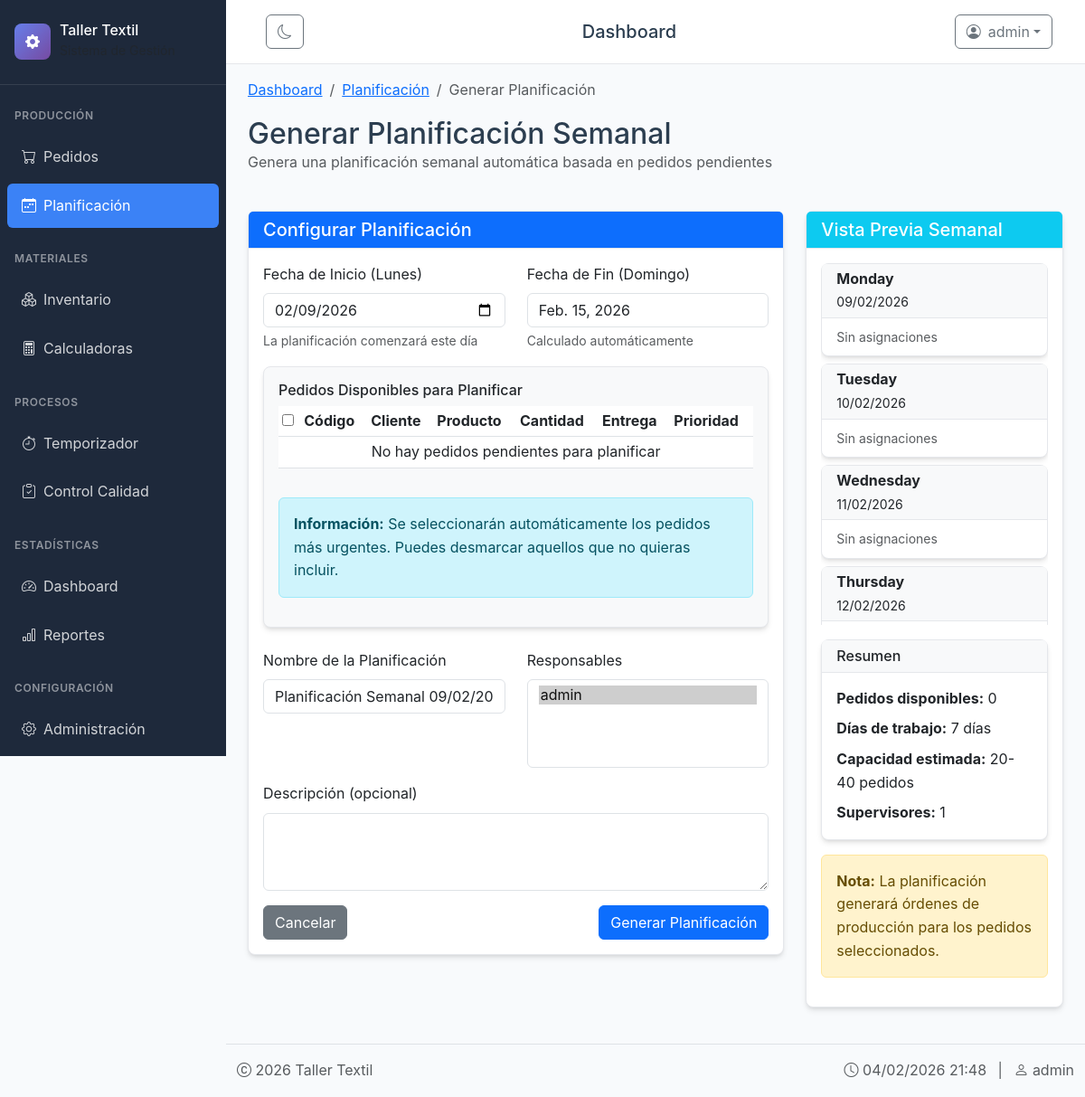
Page /planificacion/generar-semanal/ (signed in) on the earlier database version.
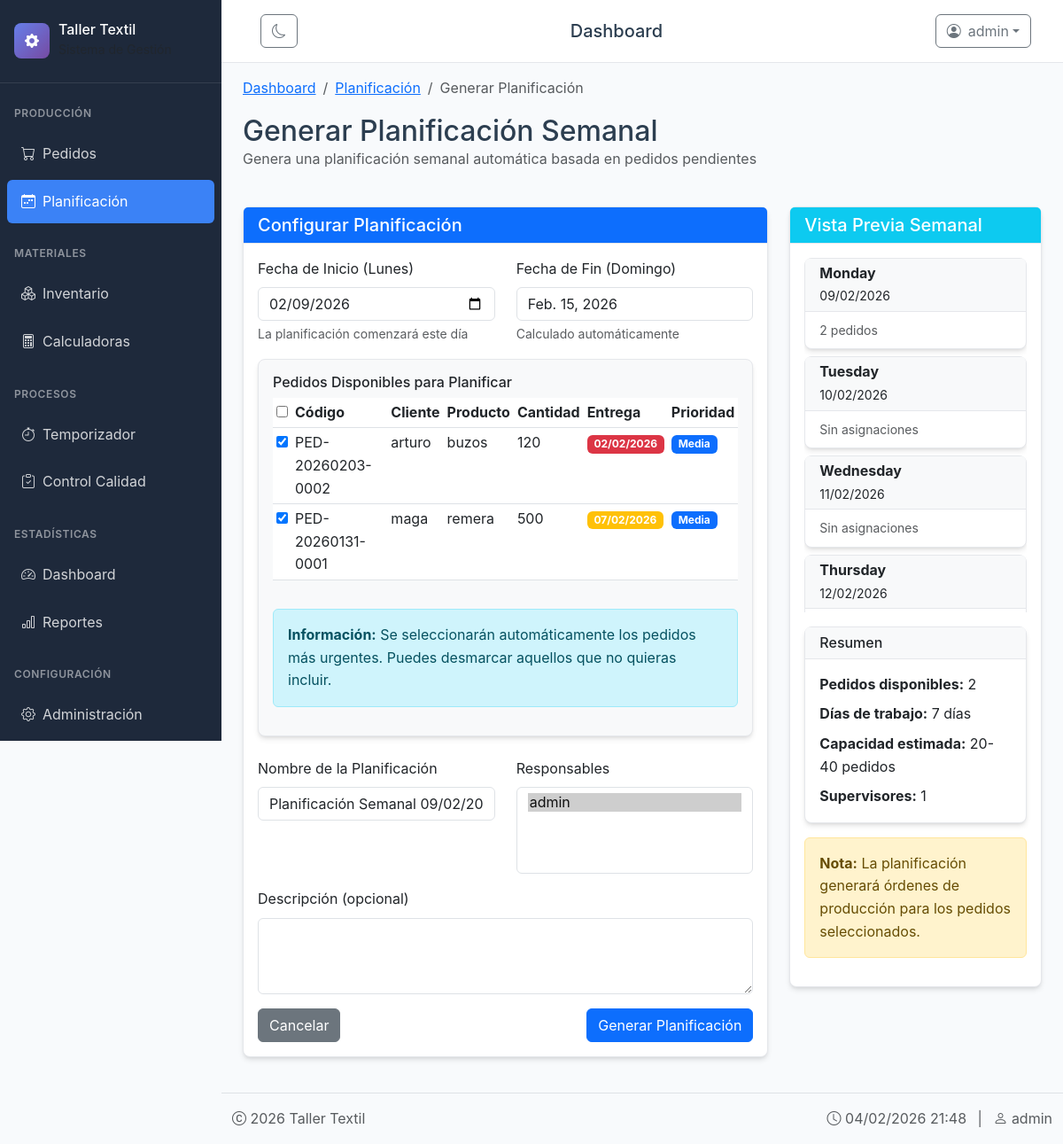
Same page on the later database version.
### produccion/models.py (models this page shows, shortened)
class Pedido(models.Model):
    ESTADO_CHOICES = [
        ('pendiente', ' Pendiente'),
        ('en_proceso', ' En Proceso'),
        ('completado', ' Completado'),
        ('cancelado', ' Cancelado'),
    ]
    PRIORIDAD_CHOICES = [
        (1, ' Baja'),
        (2, ' Media'),
        (3, ' Alta'),
        (4, ' Urgente'),
    ]
    codigo = models.CharField(max_length=50, unique=True, default=generar_codigo_pedido)
    cliente = models.CharField(max_length=100)
    contacto = models.CharField(max_length=100, blank=True)
    telefono = models.CharField(max_length=20, blank=True)
    email = models.EmailField(blank=True)
    producto = models.ForeignKey(Producto, on_delete=models.PROTECT)
    cantidad = models.PositiveIntegerField()
    fecha_pedido = models.DateField(auto_now_add=True)
    fecha_entrega = models.DateField(default=fecha_entrega_default)
    estado = models.CharField(max_length=20, choices=ESTADO_CHOICES, default='pendiente')
    prioridad = models.IntegerField(choices=PRIORIDAD_CHOICES, default=1)
    especificaciones = models.TextField(blank=True)
    observaciones = models.TextField(blank=True)
    archivo_diseno = models.FileField(upload_to='disenos/', blank=True, null=True)
    creado_por = models.ForeignKey(User, on_delete=models.SET_NULL, null=True, related_name='pedidos_creados')
    fecha_creacion = models.DateTimeField(auto_now_add=True)
    fecha_modificacion = models.DateTimeField(auto_now=True)
    class Meta:
        ordering = ['-fecha_creacion']
        verbose_name = 'Pedido'
        verbose_name_plural = 'Pedidos'
    def dias_restantes(self):
        from django.utils import timezone
        hoy = timezone.now().date()
        return (self.fecha_entrega - hoy).days

class Producto(models.Model):
    nombre = models.CharField(max_length=100)
    codigo = models.CharField(max_length=50, unique=True)
    descripcion = models.TextField(blank=True)
    costo_estimado = models.DecimalField(max_digits=10, decimal_places=2, default=0)
    precio_venta = models.DecimalField(max_digits=10, decimal_places=2, default=0)
    activo = models.BooleanField(default=True)
    class Meta:
        verbose_name = 'Producto'
        verbose_name_plural = 'Productos'

### produccion/views.py (the view, shortened to what this page needs)
# urls.py: path('planificacion/generar-semanal/', views.generar_planificacion_semanal, name='generar_planificacion_semanal'),
@login_required
def generar_planificacion_semanal(request):
    hoy = timezone.now().date()
    dias_para_lunes = (0 - hoy.weekday()) % 7  # 0 = Lunes
    if dias_para_lunes == 0:
        dias_para_lunes = 7  # Si hoy es lunes, programar para el próximo lunes
    fecha_lunes = hoy + timedelta(days=dias_para_lunes)
    fecha_domingo = fecha_lunes + timedelta(days=6)
    pedidos_pendientes = Pedido.objects.filter(
        estado__in=['pendiente', 'en_proceso'],
        fecha_entrega__lte=fecha_domingo + timedelta(days=14)  # Pedidos con entrega en las próximas 2 semanas
    ).order_by('prioridad', 'fecha_entrega')[:40]
    usuarios_supervisores = User.objects.filter(
        is_active=True
    ).order_by('username')
    dias_semana = []
    total_pedidos = len(pedidos_pendientes)
    for i in range(7):
        dia = fecha_lunes + timedelta(days=i)
        pedidos_por_dia = min(3, max(0, total_pedidos - (i * 3)))
        dias_semana.append({
            'fecha': dia,
            'nombre': dia.strftime('%A'),
            'es_hoy': dia == hoy,
            'num_pedidos': pedidos_por_dia
        })
    context = {
        'fecha_lunes': fecha_lunes,
        'fecha_domingo': fecha_domingo,
        'pedidos_pendientes': pedidos_pendientes,
        'usuarios_supervisores': usuarios_supervisores,
        'dias_semana': dias_semana,
        'hoy': hoy,
    }
    return render(request, 'produccion/generar_planificacion.html', context)

### usuarios/context_processors.py (called while the page is built)
def empresa_context(request):
    context = {}
    if request.user.is_authenticated:
        try:
            profile = Profile.objects.get(user=request.user)
            if profile.company and profile.company.strip():
                context['empresa_nombre'] = profile.company
            else:
                context['empresa_nombre'] = "Taller Textil"  # Nombre por defecto
        except Profile.DoesNotExist:
            context['empresa_nombre'] = "Taller Textil"  # Nombre por defecto
    else:
        context['empresa_nombre'] = "Taller Textil"  # Nombre por defecto para usuarios no autenticados
    return context

### templates/produccion/generar_planificacion.html (shortened to what the changed rows need)
{% extends 'base.html' %}
{% load static %}
{% block content %}
<div class="container-fluid">
    <div class="row mb-4">
        <div class="col-12">
            <h2 class="mb-0">Generar Planificación Semanal</h2>
        </div>
    </div>
    <div class="row">
        <div class="col-md-8">
            <div class="card">
                <div class="card-body">
                    <form method="post" action="{% url 'generar_planificacion_semanal' %}">
                        <div class="row">
                            <div class="col-md-12">
                                <div class="card bg-light">
                                    <div class="card-body">
                                        <div class="table-responsive">
                                            <table class="table table-sm table-hover">
                                                <thead>
                                                    <tr>
                                                        <th><input type="checkbox" id="select-all"></th>
                                                        <th>Código</th>
                                                        <th>Cliente</th>
                                                        <th>Producto</th>
                                                        <th>Cantidad</th>
                                                        <th>Entrega</th>
                                                        <th>Prioridad</th>
                                                    </tr>
                                                </thead>
                                                <tbody>
                                                    {% for pedido in pedidos_pendientes %}
                                                    <tr>
                                                        <td>
                                                            <input type="checkbox" name="pedidos" value="{{ pedido.id }}" checked>
                                                        </td>
                                                        <td>{{ pedido.codigo }}</td>
                                                        <td>{{ pedido.cliente }}</td>
                                                        <td>{{ pedido.producto.nombre }}</td>
                                                        <td>{{ pedido.cantidad }}</td>
                                                        <td>
                                                            <span class="badge
                                                                {% if pedido.dias_restantes < 0 %}bg-danger
                                                                {% elif pedido.dias_restantes <= 2 %}bg-warning
                                                                {% else %}bg-success{% endif %}">
                                                                {{ pedido.fecha_entrega|date:"d/m/Y" }}
                                                            </span>
                                                        </td>
                                                        <td>
                                                            <span class="badge
                                                                {% if pedido.prioridad == 4 %}bg-danger
                                                                {% elif pedido.prioridad == 3 %}bg-warning
                                                                {% elif pedido.prioridad == 2 %}bg-primary
                                                                {% else %}bg-secondary{% endif %}">
                                                                {{ pedido.get_prioridad_display }}
                                                            </span>
                                                        </td>
                                                    </tr>
                                                    {% empty %}
                                                    <tr>
                                                        <td colspan="7" class="text-center">No hay pedidos pendientes para planificar</td>
                                                    </tr>
                                                    {% endfor %}
                                                </tbody>
                                            </table>
                                        </div>
                                    </div>
                                </div>
                            </div>
                        </div>
                    </form>
                </div>
            </div>
        </div>
        <div class="col-md-4">
            <div class="card">
                <div class="card-body">
                    <div class="calendar-preview">
                        {% for dia in dias_semana %}
                        <div class="card mb-2">
                            <div class="card-header py-1 {% if dia.es_hoy %}bg-warning{% else %}bg-light{% endif %}">
                                <strong>{{ dia.fecha|date:"l" }}</strong><br>
                                <small>{{ dia.fecha|date:"d/m/Y" }}</small>
                            </div>
                            <div class="card-body py-2">
                                <small class="text-muted">
                                    {% if dia.num_pedidos %}
                                        {{ dia.num_pedidos }} pedido{{ dia.num_pedidos|pluralize }}
                                    {% else %}
                                        Sin asignaciones
                                    {% endif %}
                                </small>
                            </div>
                        </div>
                        {% endfor %}
                    </div>
                    <div class="card mt-3">
                        <div class="card-body">
                            <ul class="list-unstyled mb-0">
                                <li class="mb-2">
                                    <strong>Pedidos disponibles:</strong> {{ pedidos_pendientes|length }}
                                </li>
                                <li class="mb-2">
                                    <strong>Días de trabajo:</strong> 7 días
                                </li>
                                <li class="mb-2">
                                    <strong>Capacidad estimada:</strong> 20-40 pedidos
                                </li>
                                <li>
                                    <strong>Supervisores:</strong> {{ usuarios_supervisores|length }}
                                </li>
                            </ul>
                        </div>
                    </div>
                </div>
            </div>
        </div>
    </div>
</div>
{% endblock %}

Differences in the rows shown:
added Pedido: codigo "PED-20260203-0002", cliente "arturo", producto.nombre "buzos", cantidad "120", fecha_entrega "02/02/2026", prioridad "Media"
added Pedido: codigo "PED-20260131-0001", cliente "maga", producto.nombre "remera", cantidad "500", fecha_entrega "07/02/2026", prioridad "Media"
Other differences:
{{ pedidos_pendientes|length }}: "0" → "2"
new list line: "Monday 09/02/2026 2 pedido s"
text no longer shown: "No hay pedidos pendientes para planificar"
list line gone: "Monday 09/02/2026 Sin asignaciones"
